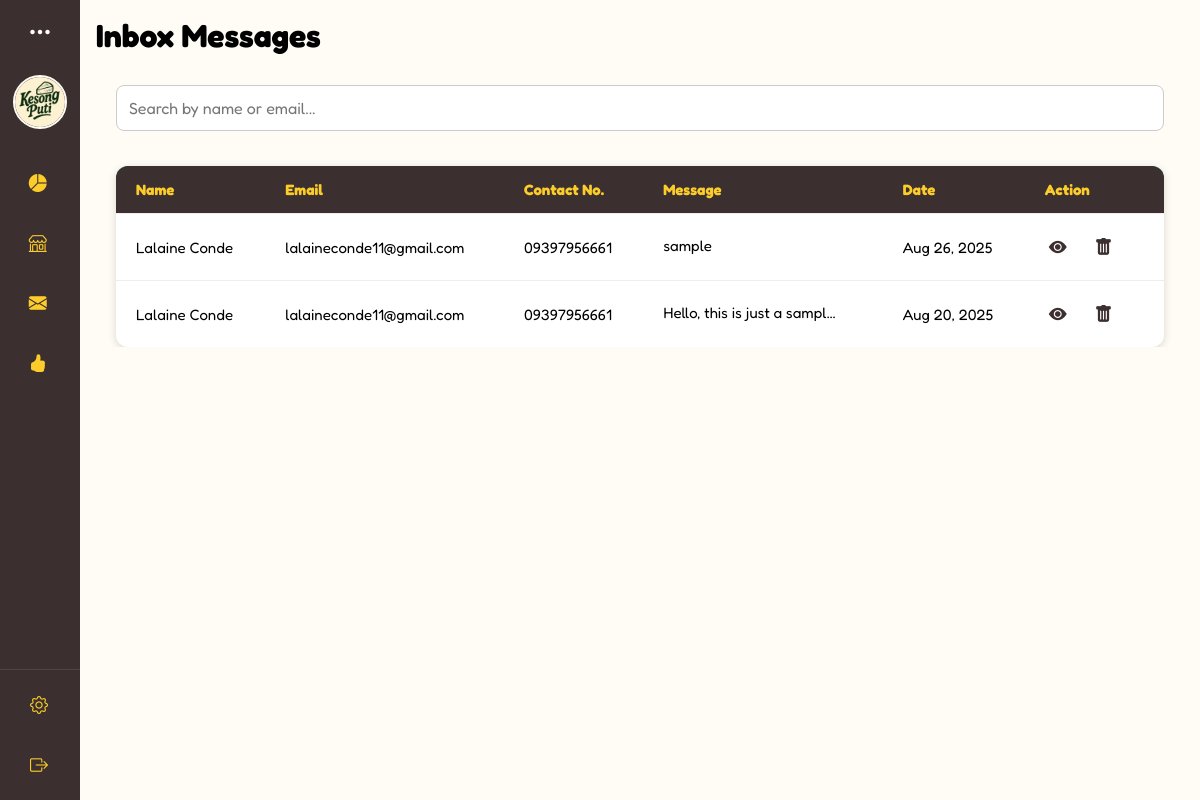
/interfaces/admin/inbox.php (signed in), run on an earlier commit of the app's database.
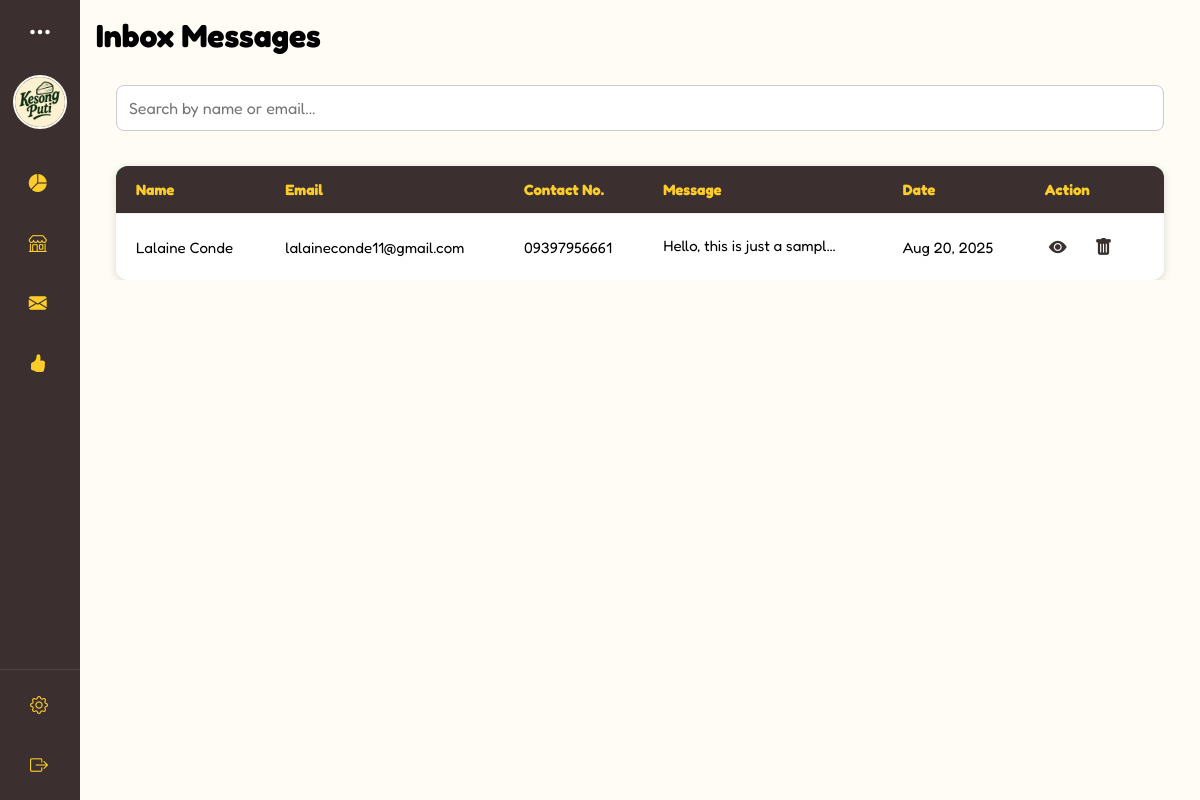
And on a later commit of the database.
### tables this page shows
CREATE TABLE `inbox_messages` (
  `inbox_id` int(11) NOT NULL,
  `name` varchar(100) NOT NULL,
  `email` varchar(150) NOT NULL,
  `contact` varchar(20) NOT NULL,
  `message` text NOT NULL,
  `created_at` timestamp NOT NULL DEFAULT current_timestamp(),
  `recipient` varchar(100) NOT NULL
);

### interfaces/admin/inbox.php (the view, shortened to what this page needs)
<?php
require '../../connection.php';
include ('../../includes/admin-dashboard.php');
if ($_SESSION['role'] === 'admin') {
    $recipient = "admin_" . $_SESSION['admin_id'];
} elseif ($_SESSION['role'] === 'superadmin') {
    $recipient = "super_" . $_SESSION['super_id'];
}
$sql = "SELECT * FROM inbox_messages
        WHERE recipient = '$recipient'
        ORDER BY created_at DESC";
$result = mysqli_query($connection, $sql);
?>
<!DOCTYPE html>
<html lang="en">
<head>
    <link
      rel="stylesheet"
      href="https://cdn.jsdelivr.net/npm/bootstrap-icons/font/bootstrap-icons.css"
    />
    <link rel="stylesheet" href="../../css/admin.css"/>
</head>
<body>
  <div class="main-content">
      <div class="box" id="inbox-content">
        <h1>Inbox Messages</h1>
      <div class="contact-table-wrapper">
        <div class="contact-table-container">
          <input
            type="text"
            id="contactSearch"
            placeholder="Search by name or email..."
          />
          <table class="contact-table">
            <thead>
              <tr>
                <th>Name</th>
                <th>Email</th>
                <th>Contact No.</th>
                <th>Message</th>
                <th>Date</th>
                <th>Action</th>
              </tr>
            </thead>
            <tbody id="contactTableBody">
              <?php if (mysqli_num_rows($result) > 0): ?>
                <?php while ($row = mysqli_fetch_assoc($result)): ?>
                  <tr>
                    <td><?php echo htmlspecialchars($row['name']); ?></td>
                    <td><?php echo htmlspecialchars($row['email']); ?></td>
                    <td><?php echo htmlspecialchars($row['contact']); ?></td>
                    <td class="contact-message"><span class="short-msg"><?php echo htmlspecialchars($row['message']); ?></span></td>
                    <td><?php echo date("M j, Y", strtotime($row['created_at'])); ?></td>
                    <td>
                    <button
                      class="view-btn view-more"
                      data-message="<?php echo htmlspecialchars($row['message']); ?>"
                      data-name="<?php echo htmlspecialchars($row['name']); ?>"
                      title="View More"
                    >
                      <i class="bi bi-eye-fill"></i>
                    </button>
                    <button class="delete-btn" data-id="<?php echo $row['inbox_id']; ?>">
                      <i class="bi bi-trash-fill"></i>
                    </button>
                  </td>
                  </tr>
                <?php endwhile; ?>
              <?php else: ?>
                <tr>
                  <td colspan="6" style="text-align:center;">No messages found</td>
                </tr>
              <?php endif; ?>
            </tbody>
          </table>
        </div>
        </div>
      </div>
</div>
</body>
</html>

What changed in the data, as far as the page shows it:
removed inbox_messages: name "Lalaine Conde", email "lalaineconde11@gmail.com", contact "09397956661", message "sample", created_at "Aug 26, 2025"
